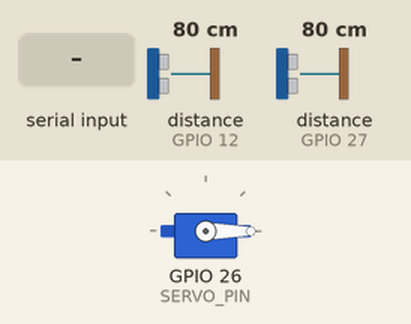
A sketch run on a simulated ESP32. Parts: servo. The test bench sets the inputs (shaded band); at power-on: distance to the obstacle (sensors on GPIO 12, GPIO 27) 80 cm. The echo pulse lasts 58.3 µs per cm; what the sketch prints to the serial monitor is not drawn.

Above: at 1.2 s.
1.3 s: "sweep\n" received over Serial
At 1.76 s:
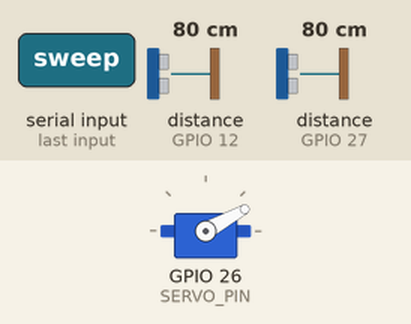
At 3.0 s:
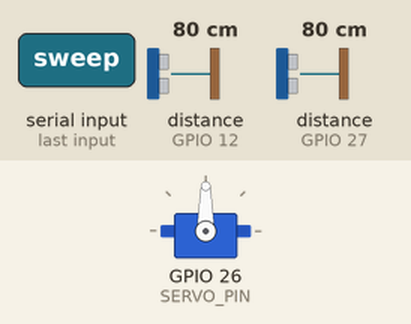
4.3 s: "s1\n" received over Serial
6.0 s: "scan\n" received over Serial
Timing chart, 0 to 9.0 s (numbered marks = the images above; inputs shaded):
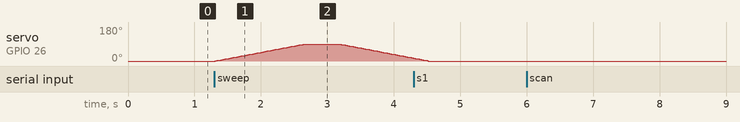

The sketch:

GateDiagnostic.ino
```cpp
/*
 * ============================================================
 *  GATE DIAGNOSTIC SKETCH
 *  Upload this first to test sensors and servo individually.
 *  Open Serial Monitor at 115200 baud.
 * ============================================================
 *
 *  COMMANDS (type in Serial Monitor and press Enter):
 *    s1    → read US1 distance once
 *    s2    → read US2 distance once
 *    scan  → continuously print both sensors (Ctrl+Z to stop, re-send idle)
 *    idle  → stop continuous scan
 *    open  → rotate servo to 90° (open)
 *    close → rotate servo to 0°  (close)
 *    sweep → sweep servo 0→90→0 slowly so you can see it move
 *
 * ============================================================
 */

#include <ESP32Servo.h>

#define US1_TRIG  13
#define US1_ECHO  12
#define US2_TRIG  14
#define US2_ECHO  27
#define SERVO_PIN 26

Servo gateServo;
bool scanning = false;

long measureDistance(uint8_t trig, uint8_t echo) {
  digitalWrite(trig, LOW);
  delayMicroseconds(2);
  digitalWrite(trig, HIGH);
  delayMicroseconds(10);
  digitalWrite(trig, LOW);
  long dur = pulseIn(echo, HIGH, 30000);
  if (dur == 0) return -1;  // timeout = nothing detected
  return dur * 0.034 / 2;
}

void setup() {
  Serial.begin(115200);
  pinMode(US1_TRIG, OUTPUT); pinMode(US1_ECHO, INPUT);
  pinMode(US2_TRIG, OUTPUT); pinMode(US2_ECHO, INPUT);
  gateServo.attach(SERVO_PIN);
  gateServo.write(0);
  Serial.println("=== Gate Diagnostic Ready ===");
  Serial.println("Commands: s1, s2, scan, idle, open, close, sweep");
}

void loop() {
  // Continuous scan mode
  if (scanning) {
    long d1 = measureDistance(US1_TRIG, US1_ECHO);
    long d2 = measureDistance(US2_TRIG, US2_ECHO);
    Serial.print("US1: ");
    if (d1 < 0) Serial.print("no echo"); else { Serial.print(d1); Serial.print(" cm"); }
    Serial.print("   |   US2: ");
    if (d2 < 0) Serial.print("no echo"); else { Serial.print(d2); Serial.print(" cm"); }
    Serial.println();
    delay(300);
  }

  // Command handler
  if (Serial.available()) {
    String cmd = Serial.readStringUntil('\n');
    cmd.trim();

    if (cmd == "s1") {
      long d = measureDistance(US1_TRIG, US1_ECHO);
      Serial.print("US1 distance: ");
      if (d < 0) Serial.println("no echo (check wiring)");
      else { Serial.print(d); Serial.println(" cm"); }
    }
    else if (cmd == "s2") {
      long d = measureDistance(US2_TRIG, US2_ECHO);
      Serial.print("US2 distance: ");
      if (d < 0) Serial.println("no echo (check wiring)");
      else { Serial.print(d); Serial.println(" cm"); }
    }
    else if (cmd == "scan") {
      scanning = true;
      Serial.println("Scanning... send 'idle' to stop.");
    }
    else if (cmd == "idle") {
      scanning = false;
      Serial.println("Scan stopped.");
    }
    else if (cmd == "open") {
      gateServo.write(90);
      Serial.println("Servo → 90° (open)");
    }
    else if (cmd == "close") {
      gateServo.write(0);
      Serial.println("Servo → 0° (close)");
    }
    else if (cmd == "sweep") {
      Serial.println("Sweeping 0 → 90 → 0...");
      for (int a = 0; a <= 90; a++) { gateServo.write(a); delay(15); }
      delay(500);
      for (int a = 90; a >= 0; a--) { gateServo.write(a); delay(15); }
      Serial.println("Sweep done.");
    }
    else {
      Serial.println("Unknown command. Try: s1, s2, scan, idle, open, close, sweep");
    }
  }
}
```

Measured:
- after the input at 1.3 s, servo on GPIO 26 (SERVO_PIN): rises from 0° to 90° in 1.4 s, then falls to 15° in 1.6 s
- after the input at 6.0 s, every drawn part: stays the same
